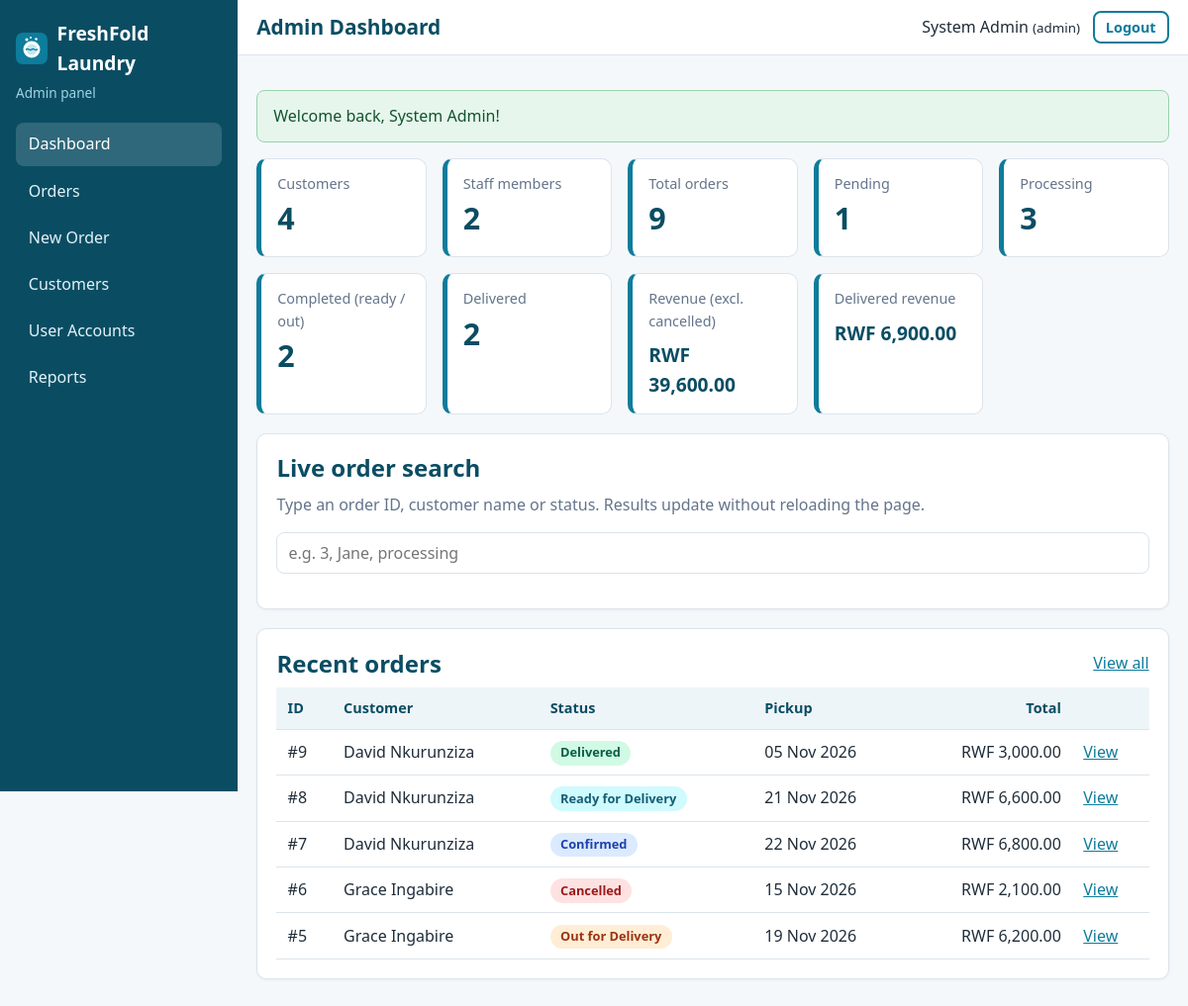
/admin/index.php (signed in), run on the app's committed database.
### tables this page shows
CREATE TABLE users (
    user_id       INT AUTO_INCREMENT PRIMARY KEY,
    username      VARCHAR(100) NOT NULL,
    email         VARCHAR(150) NOT NULL UNIQUE,
    password_hash VARCHAR(255) NOT NULL,               
    role          ENUM('admin','staff','customer') NOT NULL,
    created_at    TIMESTAMP DEFAULT CURRENT_TIMESTAMP
);

CREATE TABLE orders (
    order_id          INT AUTO_INCREMENT PRIMARY KEY,
    customer_id       INT NOT NULL,
    assigned_staff_id INT NULL,                        
    pickup_date       DATE NOT NULL,
    delivery_date     DATE NOT NULL,
    total             DECIMAL(10,2) NOT NULL,          
    status            ENUM('pending','confirmed','picked_up','processing',
                           'ready_for_delivery','out_for_delivery','delivered','cancelled')
                      NOT NULL DEFAULT 'pending',
    created_at        TIMESTAMP DEFAULT CURRENT_TIMESTAMP,
    updated_at        TIMESTAMP NULL DEFAULT NULL,

    CONSTRAINT fk_orders_customer
        FOREIGN KEY (customer_id) REFERENCES customers(customer_id)
        ON DELETE CASCADE ON UPDATE CASCADE,           
    CONSTRAINT fk_orders_staff
        FOREIGN KEY (assigned_staff_id) REFERENCES users(user_id)
        ON DELETE SET NULL ON UPDATE CASCADE,          

    CONSTRAINT chk_orders_dates CHECK (delivery_date > pickup_date),
    CONSTRAINT chk_orders_total CHECK (total >= 0),

    INDEX idx_orders_status   (status),
    INDEX idx_orders_staff    (assigned_staff_id),
    INDEX idx_orders_pickup   (pickup_date)
);

CREATE TABLE customers (
    customer_id INT AUTO_INCREMENT PRIMARY KEY,
    user_id     INT NOT NULL UNIQUE,                   
    full_name   VARCHAR(150) NOT NULL,
    phone       VARCHAR(20)  NOT NULL,
    address     TEXT NOT NULL,
    CONSTRAINT fk_customers_user
        FOREIGN KEY (user_id) REFERENCES users(user_id)
        ON DELETE CASCADE ON UPDATE CASCADE            
);

### app/controllers/DashboardController.php (called while the page is built, shortened)
<?php
class DashboardController
{
    private function groupCounts(array $counts): array
    {
        $out = [];
        foreach (statusGroups() as $group => $statuses) {
            $n = 0;
            foreach ($statuses as $s) {
                $n += $counts[$s]['n'] ?? 0;
            }
            $out[$group] = $n;
        }
        return $out;
    }
    public function admin(): void
    {
        requireRole(['admin']);
        $counts  = Order::statusCounts();
        $revenue = 0.0;
        $total   = 0;
        foreach ($counts as $status => $row) {
            $total += $row['n'];
            if ($status !== 'cancelled') {
                $revenue += $row['revenue'];
            }
        }
        render('admin/dashboard', [
            'title'            => 'Admin Dashboard',
            'customerCount'    => Customer::count(),
            'staffCount'       => User::countByRole('staff'),
            'totalOrders'      => $total,
            'groups'           => $this->groupCounts($counts),
            'revenue'          => $revenue,
            'deliveredRevenue' => $counts['delivered']['revenue'] ?? 0.0,
            'recent'           => Order::search([], 5),
        ]);
    }
}

### public/admin/index.php (called while the page is built, shortened)
<?php
(new DashboardController())->admin();

### app/helpers/auth.php (called while the page is built, shortened)
<?php
function isLoggedIn(): bool
{
    return !empty($_SESSION['user_id']);
}
function currentUser(): ?array
{
    return [
        'user_id'  => (int) $_SESSION['user_id'],
        'username' => $_SESSION['username'] ?? '',
        'email'    => $_SESSION['email'] ?? '',
        'role'     => $_SESSION['role'] ?? '',
    ];
}
function requireLogin(): array
{
    $user = User::findById((int) $_SESSION['user_id']);
    return $user;
}
function requireRole(array $roles): array
{
    $user = requireLogin();
    return $user;
}

### app/config/database.php (called while the page is built, shortened)
<?php
function getDbConfig(): array
{
    $config = [
        'host'    => '127.0.0.1',
        'port'    => '3306',
        'name'    => 'online_laundry_db',
        'user'    => 'root',
        'pass'    => '',
        'charset' => 'utf8mb4',
    ];
    return $config;
}
function getConnection(): PDO
{
    static $pdo = null;
    if ($pdo instanceof PDO) {
        return $pdo;
    }
    $c   = getDbConfig();
    $dsn = "mysql:host={$c['host']};port={$c['port']};dbname={$c['name']};charset={$c['charset']}";
    try {
        $pdo = new PDO($dsn, $c['user'], $c['pass'], [
            PDO::ATTR_ERRMODE            => PDO::ERRMODE_EXCEPTION,
            PDO::ATTR_DEFAULT_FETCH_MODE => PDO::FETCH_ASSOC,
            PDO::ATTR_EMULATE_PREPARES   => false,
        ]);
    } catch (PDOException $e) {
        error_log('Database connection failed: ' . $e->getMessage());
        http_response_code(500);
        exit('Service temporarily unavailable. Please try again later.');
    }
    return $pdo;
}

### app/models/User.php (called while the page is built, shortened)
<?php
class User
{
    public static function findById(int $id)
    {
        $stmt = getConnection()->prepare(
            'SELECT user_id, username, email, role, created_at FROM users WHERE user_id = :id LIMIT 1'
        );
        $stmt->execute([':id' => $id]);
        return $stmt->fetch();
    }
}

### app/models/Order.php (called while the page is built, shortened)
<?php
class Order
{
    public static function search(array $f = [], int $limit = 200): array
    {
        $where  = [];
        $params = [];
        $sql = self::SELECT . ($where ? ' WHERE ' . implode(' AND ', $where) : '')
             . ' ORDER BY o.created_at DESC, o.order_id DESC LIMIT ' . (int) $limit;
        $stmt = getConnection()->prepare($sql);
        $stmt->execute($params);
        return $stmt->fetchAll();
    }
}

### app/views/admin/dashboard.php (the view, shortened to what this page needs)
<div class="stats">
    <div class="stat"><span class="stat-label">Customers</span><span class="stat-value"><?= (int) $customerCount ?></span></div>
    <div class="stat"><span class="stat-label">Staff members</span><span class="stat-value"><?= (int) $staffCount ?></span></div>
    <div class="stat"><span class="stat-label">Total orders</span><span class="stat-value"><?= (int) $totalOrders ?></span></div>
    <div class="stat"><span class="stat-label">Pending</span><span class="stat-value"><?= (int) $groups['pending'] ?></span></div>
    <div class="stat"><span class="stat-label">Processing</span><span class="stat-value"><?= (int) $groups['processing'] ?></span></div>
    <div class="stat"><span class="stat-label">Completed (ready / out)</span><span class="stat-value"><?= (int) $groups['completed'] ?></span></div>
    <div class="stat"><span class="stat-label">Delivered</span><span class="stat-value"><?= (int) $groups['delivered'] ?></span></div>
    <div class="stat"><span class="stat-label">Revenue (excl. cancelled)</span><span class="stat-value small"><?= e(money($revenue)) ?></span></div>
    <div class="stat"><span class="stat-label">Delivered revenue</span><span class="stat-value small"><?= e(money($deliveredRevenue)) ?></span></div>
</div>
<section class="card">
    <h2>Live order search</h2>
    <p class="muted">Type an order ID, customer name or status. Results update without reloading the page.</p>
    <input type="search" id="liveSearch" placeholder="e.g. 3, Jane, processing" maxlength="50" autocomplete="off"
           data-endpoint="<?= e(url('api/search-orders.php')) ?>" data-order-url="<?= e(url('admin/order.php')) ?>" aria-label="Search orders">
</section>
<section class="card">
    <div class="card-head"><h2>Recent orders</h2><a href="<?= e(url('admin/orders.php')) ?>">View all</a></div>
    <div class="table-wrap">
        <table class="table">
            <thead><tr><th>ID</th><th>Customer</th><th>Status</th><th>Pickup</th><th class="num">Total</th><th></th></tr></thead>
            <tbody>
            <?php foreach ($recent as $o): ?>
                <tr>
                    <td>#<?= (int) $o['order_id'] ?></td>
                    <td><?= e($o['customer_name']) ?></td>
                    <td><?= statusBadge($o['status']) ?></td>
                    <td><?= e(formatDate($o['pickup_date'])) ?></td>
                    <td class="num"><?= e(money($o['total'])) ?></td>
                    <td><a href="<?= e(url('admin/order.php?id=' . (int) $o['order_id'])) ?>">View</a></td>
                </tr>
            <?php endforeach; ?>
            </tbody>
        </table>
    </div>
</section>

### app/views/layouts/dashboard_header.php (shortened to what this page needs)
<?php
$user   = currentUser();
$role   = $user['role'];
$script = $_SERVER['SCRIPT_NAME'];
$menus = [
    'admin' => [
        ['admin/index.php', 'Dashboard'], ['admin/orders.php', 'Orders'], ['admin/order-form.php', 'New Order'],
        ['admin/customers.php', 'Customers'], ['admin/users.php', 'User Accounts'], ['admin/reports.php', 'Reports'],
    ],
    'staff' => [
        ['staff/index.php', 'Dashboard'], ['staff/orders.php', 'Assigned Orders'], ['staff/history.php', 'Order History'],
    ],
    'customer' => [
        ['customer/index.php', 'Dashboard'], ['customer/new-order.php', 'Schedule Pickup'], ['customer/orders.php', 'My Orders'],
        ['customer/items.php', 'Items & Prices'], ['customer/profile.php', 'My Profile'],
    ],
];
?>
<!DOCTYPE html>
<html lang="en">
<head>
    <link rel="stylesheet" href="<?= e(url('assets/css/style.css')) ?>">
</head>
<body class="dashboard">
<aside class="sidebar" id="sidebar">
    <a class="brand" href="<?= e(url('index.php')) ?>">
        <img src="<?= e(url('assets/images/logo.svg')) ?>" alt="" width="32" height="32">
        <span><?= e(APP_NAME) ?></span>
    </a>
    <p class="role-tag"><?= e(ucfirst($role)) ?> panel</p>
    <nav>
        <?php foreach ($menus[$role] as $item): ?>
            <a href="<?= e(url($item[0])) ?>" class="<?= substr($script, -strlen($item[0])) === $item[0] ? 'active' : '' ?>"><?= e($item[1]) ?></a>
        <?php endforeach; ?>
    </nav>
</aside>
<div class="dash-main">
    <header class="topbar">
        <h1><?= e($pageTitle) ?></h1>
        <div class="topbar-user">
            <span><?= e($user['username']) ?> <small>(<?= e($role) ?>)</small></span>
            <form method="post" action="<?= e(url('logout.php')) ?>">
                <button type="submit" class="btn btn-outline btn-small">Logout</button>
            </form>
        </div>
    </header>
    <main class="content">
        <?= renderFlash() ?>

### app/helpers/order_status.php (shortened to what this page needs)
<?php
function orderStatuses(): array
{
    return [
        'pending'            => 'Pending',
        'confirmed'          => 'Confirmed',
        'picked_up'          => 'Picked Up',
        'processing'         => 'Processing',
        'ready_for_delivery' => 'Ready for Delivery',
        'out_for_delivery'   => 'Out for Delivery',
        'delivered'          => 'Delivered',
        'cancelled'          => 'Cancelled',
    ];
}
function statusLabel($status): string
{
    $all = orderStatuses();
    return $all[$status] ?? ucfirst(str_replace('_', ' ', (string) $status));
}
function statusBadge($status): string
{
    return '<span class="badge badge-' . e($status) . '">' . e(statusLabel($status)) . '</span>';
}

### public/assets/css/style.css (style rules this page uses)
:root { --primary: #0e7c9b; --primary-dark: #0a4d63; --accent: #f59e0b; --bg: #f4f8fb; --card: #ffffff; --text: #1f2d3a; --muted: #64748b; --border: #dbe4ec; --danger: #c62828; --success: #1b7f3b; --radius: 10px; }
* { box-sizing: border-box; }
html { scroll-behavior: smooth; }
body { margin: 0; font-family: "Segoe UI", Roboto, Arial, sans-serif; color: var(--text); background: var(--bg); line-height: 1.55; }
img { max-width: 100%; height: auto; }
a { color: var(--primary); }
h1, h2, h3 { line-height: 1.25; margin: 0 0 .6rem; color: var(--primary-dark); }
p { margin: 0 0 1rem; }
.muted { color: var(--muted); }
.btn { display: inline-block; padding: .6rem 1.1rem; border-radius: 8px; border: 2px solid transparent; font-size: 1rem; font-weight: 600; text-decoration: none; cursor: pointer; text-align: center; font-family: inherit; }
.btn-outline { background: transparent; border-color: var(--primary); color: var(--primary); }
.btn-small { padding: .3rem .7rem; font-size: .9rem; }
input, select, textarea { width: 100%; padding: .55rem .7rem; border: 1px solid var(--border); border-radius: 8px; font-size: 1rem; font-family: inherit; background: #fff; color: var(--text); }
.card { background: var(--card); border: 1px solid var(--border); border-radius: var(--radius); padding: 1.2rem; margin-bottom: 1.2rem; box-shadow: 0 1px 3px rgba(15, 40, 60, .05); }
.card-head { display: flex; justify-content: space-between; align-items: center; gap: 1rem; flex-wrap: wrap; margin-bottom: .6rem; }
.card-head h2 { margin: 0; }
.brand { display: flex; align-items: center; gap: .6rem; font-weight: 700; font-size: 1.2rem; color: var(--primary-dark); text-decoration: none; }
body.dashboard { display: flex; min-height: 100vh; }
.sidebar { width: 240px; background: var(--primary-dark); color: #fff; padding: 1.2rem 1rem; flex-shrink: 0; position: sticky; top: 0; height: 100vh; overflow-y: auto; }
.sidebar .brand { color: #fff; margin-bottom: .3rem; }
.role-tag { color: #9fd3e4; font-size: .85rem; margin-bottom: 1.2rem; }
.sidebar nav a { display: block; padding: .6rem .8rem; color: #e3f3f9; text-decoration: none; border-radius: 8px; margin-bottom: .2rem; }
.sidebar nav a:hover, .sidebar nav a.active { background: rgba(255, 255, 255, .15); color: #fff; }
.dash-main { flex: 1; min-width: 0; }
.topbar { display: flex; align-items: center; gap: 1rem; background: #fff; border-bottom: 1px solid var(--border); padding: .7rem 1.2rem; }
.topbar h1 { margin: 0; font-size: 1.3rem; flex: 1; }
.topbar-user { display: flex; align-items: center; gap: .8rem; }
.topbar-user form { margin: 0; }
.content { padding: 1.2rem; max-width: 1200px; }
.stats { display: grid; grid-template-columns: repeat(auto-fit, minmax(170px, 1fr)); gap: 1rem; margin-bottom: 1.2rem; }
.stat { background: #fff; border: 1px solid var(--border); border-left: 5px solid var(--primary); border-radius: var(--radius); padding: .9rem 1rem; display: flex; flex-direction: column; }
.stat-label { color: var(--muted); font-size: .9rem; }
.stat-value { font-size: 1.9rem; font-weight: 700; color: var(--primary-dark); }
.stat-value.small { font-size: 1.2rem; padding-top: .5rem; }
.table-wrap { overflow-x: auto; }
.table { width: 100%; border-collapse: collapse; background: #fff; }
.table th, .table td { padding: .6rem .7rem; border-bottom: 1px solid var(--border); text-align: left; vertical-align: middle; }
.table th { background: #eef5f9; font-size: .9rem; color: var(--primary-dark); white-space: nowrap; }
.table .num { text-align: right; white-space: nowrap; }
.badge { display: inline-block; padding: .15rem .65rem; border-radius: 999px; font-size: .8rem; font-weight: 700; white-space: nowrap; }
.badge-confirmed { background: #dbeafe; color: #1e40af; }
.badge-ready_for_delivery { background: #cffafe; color: #155e75; }
.badge-out_for_delivery { background: #ffedd5; color: #9a3412; }
.badge-delivered { background: #d1fae5; color: #065f46; }
.badge-cancelled { background: #fee2e2; color: #991b1b; }

### data on the page
users: role "Admin", username "System Admin", role "admin"
orders: customer "4", assigned_staff "2", order_id "9", customer.full_name "David Nkurunziza", status "Delivered", pickup_date "05 Nov 2026", total "RWF 3,000.00"
orders: order_id "8", customer.full_name "David Nkurunziza", status "Ready for Delivery", pickup_date "21 Nov 2026", total "RWF 6,600.00"
orders: order_id "7", customer.full_name "David Nkurunziza", status "Confirmed", pickup_date "22 Nov 2026", total "RWF 6,800.00"
orders: order_id "6", customer.full_name "Grace Ingabire", status "Cancelled", pickup_date "15 Nov 2026", total "RWF 2,100.00"
orders: order_id "5", customer.full_name "Grace Ingabire", status "Out for Delivery", pickup_date "19 Nov 2026", total "RWF 6,200.00"

### other printed values
APP_NAME "FreshFold Laundry"
$item[1] "Dashboard"
$item[1] "Orders"
$item[1] "New Order"
$item[1] "Customers"
$item[1] "User Accounts"
$item[1] "Reports"
$pageTitle "Admin Dashboard"
$f['message'] "Welcome back, System Admin!"
$groups['pending'] "1"
$groups['processing'] "3"
$groups['completed'] "2"
$groups['delivered'] "2"
money($revenue) "RWF 39,600.00"
money($deliveredRevenue) "RWF 6,900.00"
